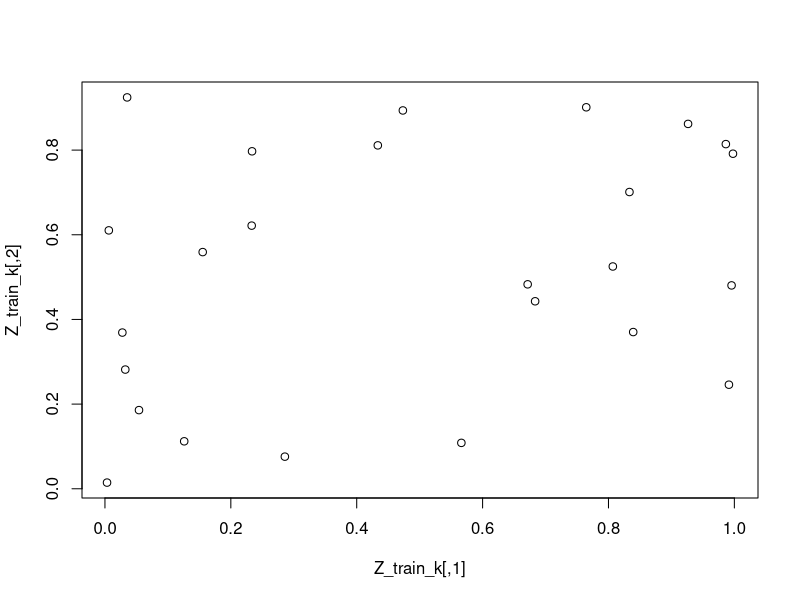

Recreate this plot in R.
##############################
##############################
##############################
set.seed(1)
p = 5
n = 25
X = matrix(rnorm(n*p),nrow=n)
b = p:1
Y = sin(X%*%b) + rnorm(n)

nTest = 100
Xtest = matrix(rnorm(nTest*p),nrow=nTest)
Ytest = sin(Xtest%*%b) + rnorm(nTest)

#Stochastic Gradient Descent Batch Parm
miniBatchParm = 5

# Utility functions
fF = function(X,b){
  return( X %*% b)
}
gam_kF = function(X,alpha){
  return(X %*% alpha)
}
sigF = function(gam_k){
  return(1/(1+exp(-gam_k)))
}
d_sigF = function(gam_k){
  return(sigF(gam_k)*(1-sigF(gam_k)))
}
ellF = function(Y,f){
  return((Y - f)**2)
}
rF = function(ell){
  return( mean( ell ))
}

# NN parms:
K             = 3
nIter         = 20000
learnRate     = .02


#Step 0: Initialize
bHat          = rnorm(K)
alphaHat      = matrix(rnorm(p*K),nrow=p,ncol=K)

bHatIter      = matrix(0,nrow=nIter,ncol=K)
alphaHatIter  = array(0,c(nIter,p,K))
#Step 1
for(iter in 1:nIter){
  batch = sample(1:n,miniBatchParm,replace=FALSE)
  Z     = sigF(X[batch,] %*% alphaHat)  
  for(j in 1:p){
    for(k in 1:K){
      #Step 2a: Forward
      gam_k = gam_kF(X[batch,],alphaHat[,k])
      Z[,k] = sigF(gam_k)
      f    = fF(Z,bHat)
      ell   = ellF(Y[batch],f)
      r     = rF(ell)
      #Step 2b: Backward
      ## beta
      dell_df = -2*(Y[batch] - f)
      df_dbk  = Z[,k]
      dR_dbk   = rF( dell_df*df_dbk )
      ## alpha
      df_dZk  = bHat[k]
      dZk_dgk  = d_sigF(gam_k)
      dgk_dakj = X[batch,j]
      dR_dakj  = rF(dgk_dakj * dZk_dgk * df_dZk * dell_df )
      #Step 3a: Update beta
      bHat[k]  = bHat[k] - learnRate * dR_dbk
    }
    #Step 3b: Update alpha
    alphaHat[j,k]  = alphaHat[j,k] - learnRate * dR_dakj
  }
  bHatIter[iter,]      = bHat
  alphaHatIter[iter,,] = alphaHat
}



bHat_LS = lm(Y~X-1)$coef

Yhat_LS = Xtest %*% bHat_LS
Yhat_NN = sigF(Xtest  %*% alphaHat) %*% bHat
rF( ellF(Ytest,Yhat_LS))
rF( ellF(Ytest,Yhat_NN))

#Get a plot of the first and second hidden unit on all of the training data

Z_train_k = drop(sigF(gam_kF(X,alphaHat[,1:2])))
plot(Z_train_k)

#Which hidden unit has the largest value for the first test observations?
drop(sigF(gam_kF(Xtest[1,],alphaHat)))
